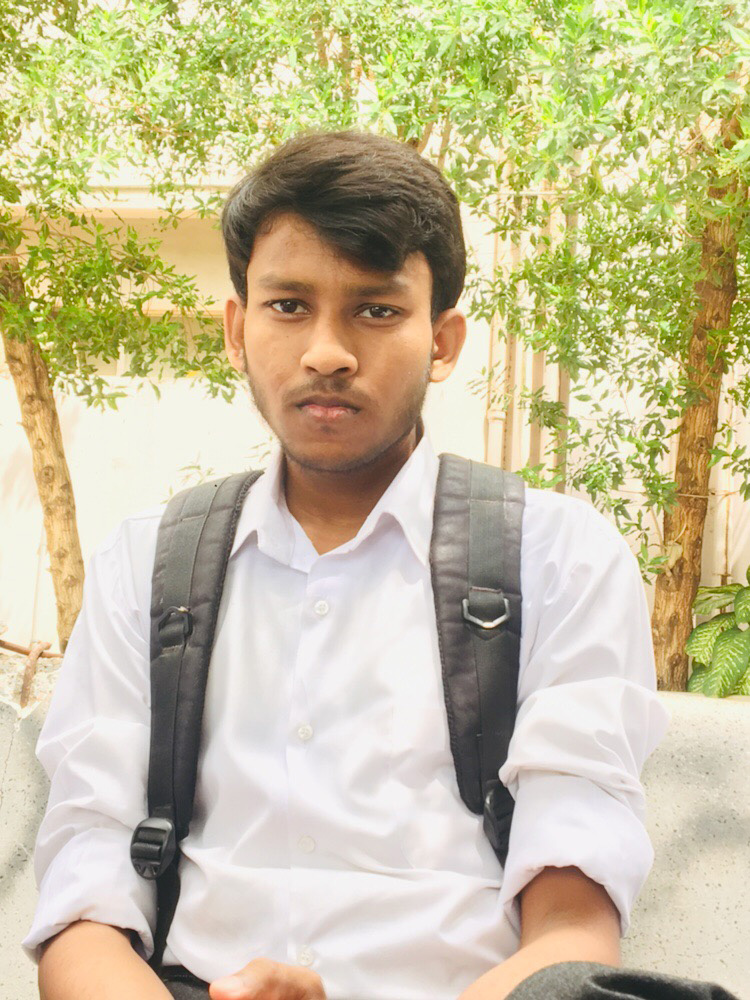
#> input picture haris vector.jpg, 750 x 1000 px
$ python tee.py
#> lines starting #> are read from the running program, lines starting #| are printed output that depends on the picture
import cv2
image = cv2.imread('haris vector.jpg')
#> image is the input picture: shape (1000, 750, 3); mean B, G, R 155.5, 191, 199.4

cv2.imshow('Original', image)

cv2.waitKey()

gray_img = cv2.cvtColor(image, cv2.COLOR_BGR2GRAY)
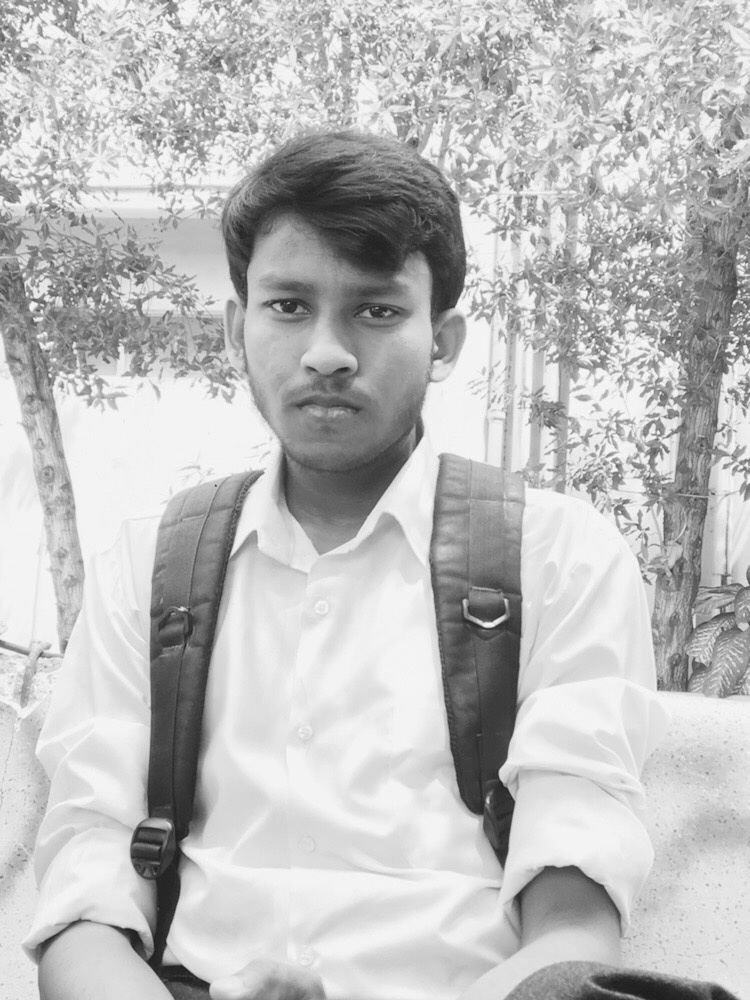
#> gray_img: shape (1000, 750); min 26, max 251, mean 189.5

cv2.imwrite('haris2.png', gray_img)
cv2.imshow("new image grayscale", gray_img)
cv2.waitKey(0)

cv2.destroyAllWindows()

$ run again, with 1.png saved as haris vector.jpg
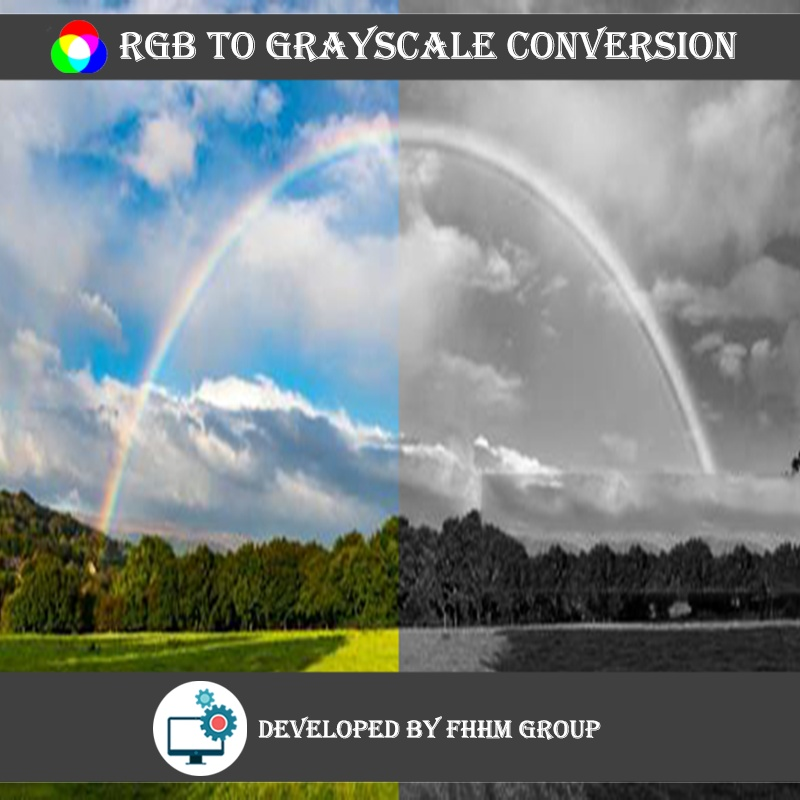
#> input picture 1.png, 800 x 800 px
#> image is the input picture: shape (800, 800, 3); mean B, G, R 129.5, 129.5, 121.7
#> `gray_img = cv2.cvtColor(image, cv2.COLOR_BGR2GRAY)`:
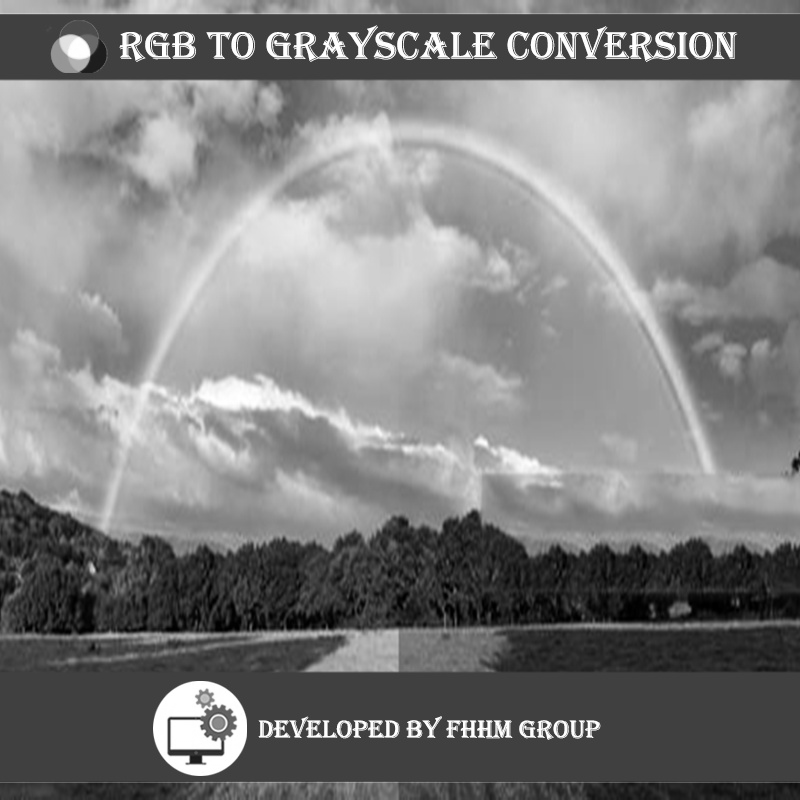
#> gray_img: shape (800, 800); min 0, max 255, mean 127.2
